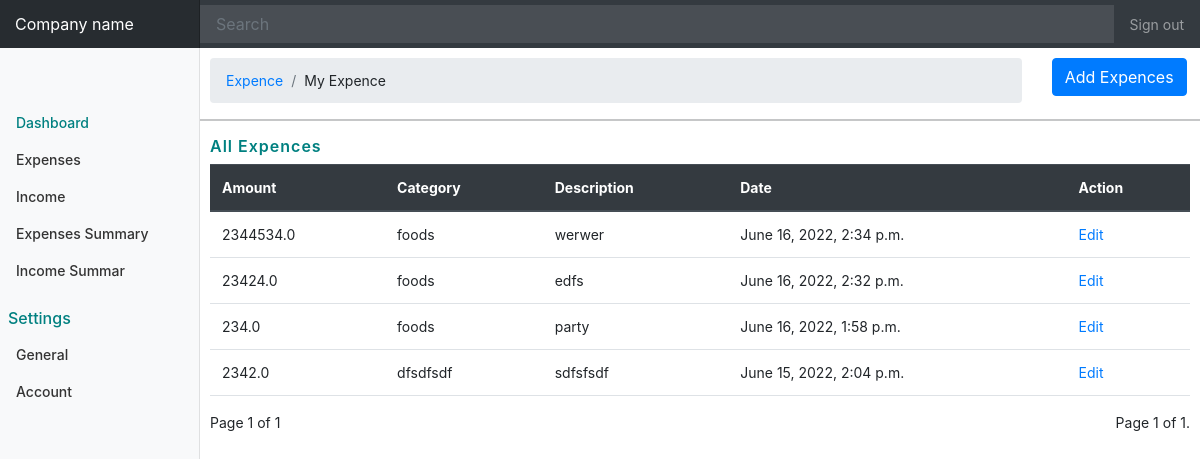
The page /expenses/add_expences (signed in) on the database as committed earlier.
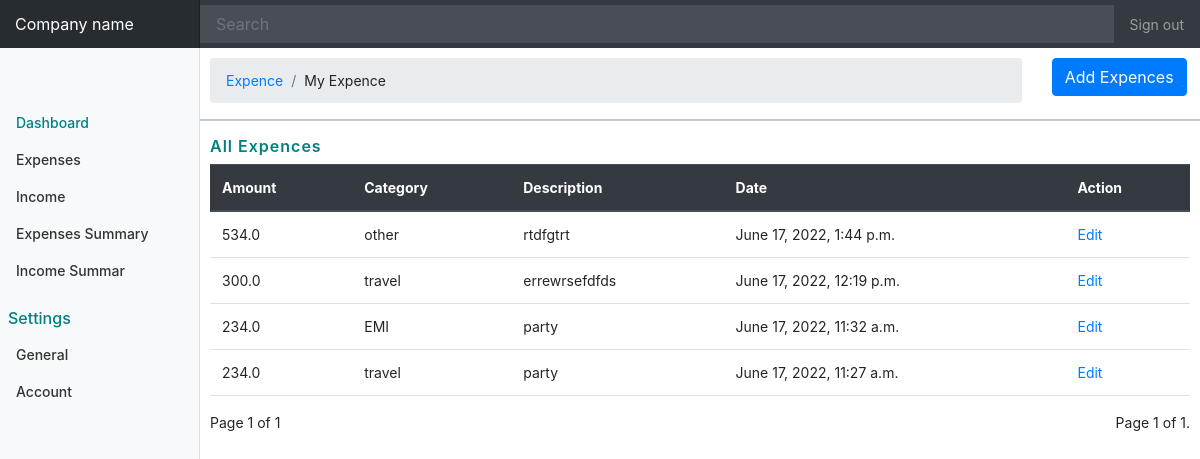
The same page on the database as committed later.
### expenses/models.py (models this page shows, shortened)
class AddExpence(models.Model):
    amount= models.FloatField()
    date= models.DateTimeField()
    description= models.TextField()
    owner= models.ForeignKey(to=User, on_delete=models.CASCADE)
    category= models.CharField(max_length=255)
    class Category(models.Model):
        name= models.CharField(max_length=256)

### expenses/views.py (the view, shortened to what this page needs)
# urls.py: path('add_expences', views.addExpence, name="add_expences"),
def addExpence(request):
    current_user= request.user
    expence_data= AddExpence.objects.filter(owner=current_user).order_by('-date')
    value_data= AddExpence.objects.values()
    paginator= Paginator(expence_data, 5)
    page_number= request.GET.get('page')
    page_obj = Paginator.get_page(paginator, page_number)
    print(page_obj)
    context={
        'expence_user_data': expence_data,
        'page_obj': page_obj
    }
    return render(request, 'addExpences.html', context)

### templates/addExpences.html (shortened to what this page needs)
{% extends 'bash.html' %}
{% block content %}
<div class="row">
    <div class="col-md-10">
        <nav aria-label="breadcrumb" class="nav_navigarion">
            <ol class="breadcrumb">
                <li class="breadcrumb-item"><a href="#">Expence</a></li>
                <li class="breadcrumb-item">My Expence</< /li>
            </ol>
        </nav>
    </div>
    <div class="col-md-2">
        <button type="button" class="btn btn-primary" data-toggle="modal" data-target="#exampleModal">
            Add Expences
        </button>
    </div>
    <hr>
</div>
<div class="all_expences">
    <div class="row">
        <h6 class="col-md-8">All Expences</h6>
    </div>
    {% if expence_user_data.count %}
    <table class="table">
        <thead class="thead-dark">
            <tr>
                <th scope="col">Amount</th>
                <th scope="col">Category</th>
                <th>Description</th>
                <th scope="col">Date</th>
                <th scope="col">Action</th>
            </tr>
        </thead>
        <tbody>
            {% for data in page_obj %}
            <tr>
                <td>{{ data.amount }}</td>
                <td>{{ data.category }}</td>
                <td>{{ data.description }}</td>
                <td>{{ data.date }}</td>
                <td>
                    <a href="{% url 'edit_expense' data.id %}">Edit</a>
                </td>
            </tr>
            {% endfor %}
        </tbody>
    </table>
    {% endif %}
</div>
<div class="paginator" style="display: flex; justify-content: space-between;">
    <div>
        <span>
            Page {{ page_obj.number }} of {{ page_obj.paginator.num_pages }}
        </span>
    </div>
    <div>
        <div class="pagination">
            <span class="step-links">
                <span class="current">
                    Page {{ page_obj.number }} of {{ page_obj.paginator.num_pages }}.
                </span>
            </span>
        </div>
    </div>
</div>
{% endblock %}

Rows that differ between the two databases and show on the page:
removed AddExpence: amount "2344534.0", category "foods", description "werwer", date "June 16, 2022, 2:34 p.m."
removed AddExpence: amount "23424.0", category "foods", description "edfs", date "June 16, 2022, 2:32 p.m."
removed AddExpence: amount "234.0", category "foods", description "party", date "June 16, 2022, 1:58 p.m."
removed AddExpence: amount "2342.0", category "dfsdfsdf", description "sdfsfsdf", date "June 15, 2022, 2:04 p.m."
added AddExpence: amount "534.0", category "other", description "rtdfgtrt", date "June 17, 2022, 1:44 p.m."
added AddExpence: amount "300.0", category "travel", description "errewrsefdfds", date "June 17, 2022, 12:19 p.m."
added AddExpence: amount "234.0", category "EMI", description "party", date "June 17, 2022, 11:32 a.m."
added AddExpence: amount "234.0", category "travel", description "party", date "June 17, 2022, 11:27 a.m."
